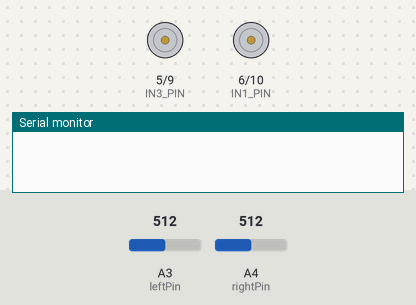
Bench run of a sketch on a simulated Arduino Uno, built with avr-gcc and run on an emulated ATmega328P. On the bench: motor-driver pin pairs drawn as motors (green arrow = first pin HIGH = forward, orange = second pin HIGH = backward, longer = more drive), the last lines printed to the serial monitor. The inputs (shaded band) are chosen by the test bench; at power-on: A3 (leftPin) = 512, A4 (rightPin) = 512.

Above: at 2.2 s.
2.3 s: A3 (leftPin) set to 493
At 3.2 s:
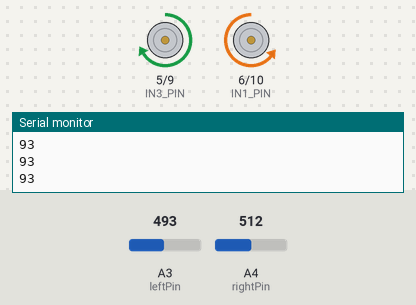
3.8 s: A4 (rightPin) set to 716
At 4.6 s:
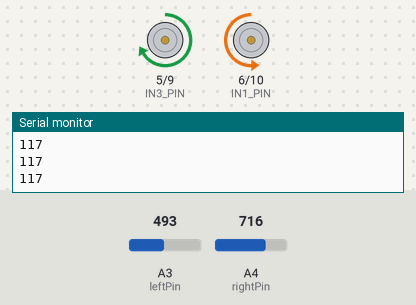
5.3 s: A4 (rightPin) set to 900
At 5.8 s:
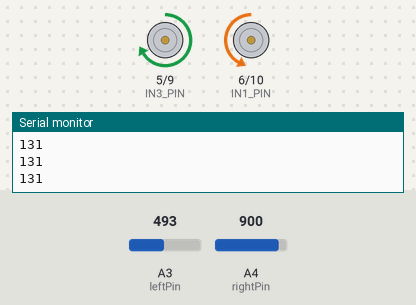
6.8 s: A3 (leftPin) set to 122
At 8.0 s:
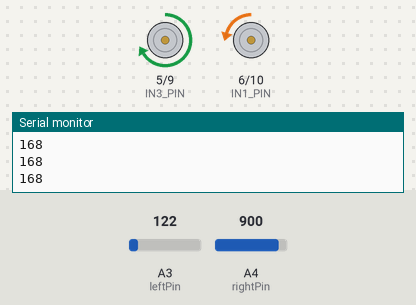
8.3 s: A3 (leftPin) set to 0
At 9.3 s:
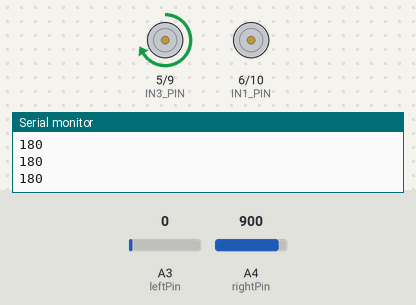
Timing chart, 0 to 10.8 s (numbered marks = the images above; inputs shaded):
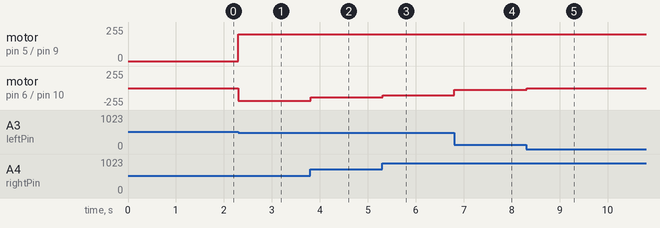

Measured:
- the behaviour switches between 510 and 509 on A3 (leftPin) (found by bisection; images 0 and 1)
- after the input at 2.3 s, motor on pin 5 (IN3_PIN) / pin 9 (IN4_PIN): stopped → forward 200/255 at once; motor on pin 6 (IN1_PIN) / pin 10 (IN2_PIN): stopped → backward 193/255 at once
- after the input at 3.8 s, motor on pin 6 (IN1_PIN) / pin 10 (IN2_PIN): backward 193/255 → backward 140/255 at once
- after the input at 5.3 s, motor on pin 6 (IN1_PIN) / pin 10 (IN2_PIN): backward 140/255 → backward 108/255 at once
- after the input at 6.8 s, motor on pin 6 (IN1_PIN) / pin 10 (IN2_PIN): backward 108/255 → backward 26/255 at once
- after the input at 8.3 s, motor on pin 6 (IN1_PIN) / pin 10 (IN2_PIN): backward 26/255 → stopped at once

The sketch:

LightSeeking_Function.ino
```cpp
#define IN1_PIN 6   // PWMB
#define IN2_PIN 10  // DIRB  ---  right
#define IN4_PIN 9   // PWMA
#define IN3_PIN 5   // DIRA  ---  left
const int leftPin = A3;
const int rightPin = A4;
float LeftValue,RightValue;
int Angle;
float f;
void setup()
{
  Serial.begin(9600);
  pinMode(leftPin, INPUT);
  pinMode(rightPin, INPUT);
  delay(1000);
}

void loop()
{
  LeftValue = analogRead(leftPin) / 10;
  RightValue = analogRead(rightPin) / 10;
  if ( (LeftValue > 50) && (RightValue > 50)) {
    analogWrite(IN1_PIN, 0); //the speed value of motorA is val
    analogWrite(IN2_PIN, 0);
    analogWrite(IN3_PIN, 0);
    analogWrite(IN4_PIN, 0); //the speed value of motorB is val
  } else {
    if (LeftValue > RightValue) {
      Angle = ((float)(RightValue/LeftValue)) * 90;
    } else if (LeftValue < RightValue) {
      Angle = (90 - ((float)(LeftValue/RightValue)) * 90) + 90;
    }
    Serial.println(Angle);
    if (Angle <= 90) {
      f = (float)(Angle) / 90;
      analogWrite(IN1_PIN, 0); //the speed value of motorA is val
      analogWrite(IN2_PIN, 200);
      analogWrite(IN3_PIN, (float)(200 * f));
      analogWrite(IN4_PIN, 0); //the speed value of motorB is val
    }
    if (Angle > 90) {
      f = (float)(180 - Angle) / 90;
      analogWrite(IN1_PIN, 0); //the speed value of motorA is val
      analogWrite(IN2_PIN, (float)(200 * f));
      analogWrite(IN3_PIN, 200 );
      analogWrite(IN4_PIN, 0); //the speed value of motorB is val
    }
  }
}
```
